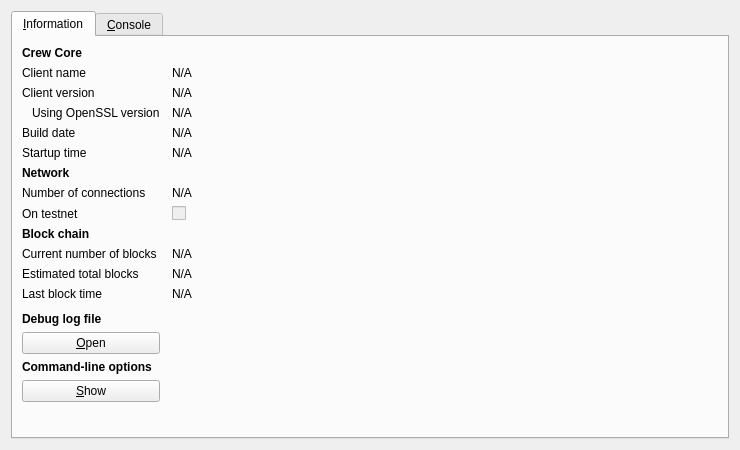
<?xml version="1.0" encoding="UTF-8"?>
<ui version="4.0">
 <class>RPCConsole</class>
 <widget class="QDialog" name="RPCConsole">
  <property name="geometry">
   <rect>
    <x>0</x>
    <y>0</y>
    <width>740</width>
    <height>450</height>
   </rect>
  </property>
  <property name="windowTitle">
   <string>Crew - Debug window</string>
  </property>
  <layout class="QVBoxLayout" name="verticalLayout_2">
   <item>
    <widget class="QTabWidget" name="tabWidget">
     <property name="currentIndex">
      <number>0</number>
     </property>
     <widget class="QWidget" name="tab_info">
      <attribute name="title">
       <string>&amp;Information</string>
      </attribute>
      <layout class="QGridLayout" name="gridLayout" columnstretch="0,1">
       <property name="horizontalSpacing">
        <number>12</number>
       </property>
       <item row="0" column="0">
        <widget class="QLabel" name="label_9">
         <property name="font">
          <font>
           <weight>75</weight>
           <bold>true</bold>
          </font>
         </property>
         <property name="text">
          <string>Crew Core</string>
         </property>
        </widget>
       </item>
       <item row="1" column="0">
        <widget class="QLabel" name="label_5">
         <property name="text">
          <string>Client name</string>
         </property>
        </widget>
       </item>
       <item row="1" column="1">
        <widget class="QLabel" name="clientName">
         <property name="cursor">
          <cursorShape>IBeamCursor</cursorShape>
         </property>
         <property name="text">
          <string>N/A</string>
         </property>
         <property name="textFormat">
          <enum>Qt::PlainText</enum>
         </property>
         <property name="textInteractionFlags">
          <set>Qt::LinksAccessibleByMouse|Qt::TextSelectableByKeyboard|Qt::TextSelectableByMouse</set>
         </property>
        </widget>
       </item>
       <item row="2" column="0">
        <widget class="QLabel" name="label_6">
         <property name="text">
          <string>Client version</string>
         </property>
        </widget>
       </item>
       <item row="2" column="1">
        <widget class="QLabel" name="clientVersion">
         <property name="cursor">
          <cursorShape>IBeamCursor</cursorShape>
         </property>
         <property name="text">
          <string>N/A</string>
         </property>
         <property name="textFormat">
          <enum>Qt::PlainText</enum>
         </property>
         <property name="textInteractionFlags">
          <set>Qt::LinksAccessibleByMouse|Qt::TextSelectableByKeyboard|Qt::TextSelectableByMouse</set>
         </property>
        </widget>
       </item>
       <item row="3" column="0">
        <widget class="QLabel" name="label_14">
         <property name="text">
          <string>Using OpenSSL version</string>
         </property>
         <property name="indent">
          <number>10</number>
         </property>
        </widget>
       </item>
       <item row="3" column="1">
        <widget class="QLabel" name="openSSLVersion">
         <property name="cursor">
          <cursorShape>IBeamCursor</cursorShape>
         </property>
         <property name="text">
          <string>N/A</string>
         </property>
         <property name="textFormat">
          <enum>Qt::PlainText</enum>
         </property>
         <property name="textInteractionFlags">
          <set>Qt::LinksAccessibleByMouse|Qt::TextSelectableByKeyboard|Qt::TextSelectableByMouse</set>
         </property>
        </widget>
       </item>
       <item row="4" column="0">
        <widget class="QLabel" name="label_12">
         <property name="text">
          <string>Build date</string>
         </property>
        </widget>
       </item>
       <item row="4" column="1">
        <widget class="QLabel" name="buildDate">
         <property name="cursor">
          <cursorShape>IBeamCursor</cursorShape>
         </property>
         <property name="text">
          <string>N/A</string>
         </property>
         <property name="textFormat">
          <enum>Qt::PlainText</enum>
         </property>
         <property name="textInteractionFlags">
          <set>Qt::LinksAccessibleByMouse|Qt::TextSelectableByKeyboard|Qt::TextSelectableByMouse</set>
         </property>
        </widget>
       </item>
       <item row="5" column="0">
        <widget class="QLabel" name="label_13">
         <property name="text">
          <string>Startup time</string>
         </property>
        </widget>
       </item>
       <item row="5" column="1">
        <widget class="QLabel" name="startupTime">
         <property name="cursor">
          <cursorShape>IBeamCursor</cursorShape>
         </property>
         <property name="text">
          <string>N/A</string>
         </property>
         <property name="textFormat">
          <enum>Qt::PlainText</enum>
         </property>
         <property name="textInteractionFlags">
          <set>Qt::LinksAccessibleByMouse|Qt::TextSelectableByKeyboard|Qt::TextSelectableByMouse</set>
         </property>
        </widget>
       </item>
       <item row="6" column="0">
        <widget class="QLabel" name="label_11">
         <property name="font">
          <font>
           <weight>75</weight>
           <bold>true</bold>
          </font>
         </property>
         <property name="text">
          <string>Network</string>
         </property>
        </widget>
       </item>
       <item row="7" column="0">
        <widget class="QLabel" name="label_7">
         <property name="text">
          <string>Number of connections</string>
         </property>
        </widget>
       </item>
       <item row="7" column="1">
        <widget class="QLabel" name="numberOfConnections">
         <property name="cursor">
          <cursorShape>IBeamCursor</cursorShape>
         </property>
         <property name="text">
          <string>N/A</string>
         </property>
         <property name="textFormat">
          <enum>Qt::PlainText</enum>
         </property>
         <property name="textInteractionFlags">
          <set>Qt::LinksAccessibleByMouse|Qt::TextSelectableByKeyboard|Qt::TextSelectableByMouse</set>
         </property>
        </widget>
       </item>
       <item row="8" column="0">
        <widget class="QLabel" name="label_8">
         <property name="text">
          <string>On testnet</string>
         </property>
        </widget>
       </item>
       <item row="8" column="1">
        <widget class="QCheckBox" name="isTestNet">
         <property name="enabled">
          <bool>false</bool>
         </property>
         <property name="text">
          <string/>
         </property>
        </widget>
       </item>
       <item row="9" column="0">
        <widget class="QLabel" name="label_10">
         <property name="font">
          <font>
           <weight>75</weight>
           <bold>true</bold>
          </font>
         </property>
         <property name="text">
          <string>Block chain</string>
         </property>
        </widget>
       </item>
       <item row="10" column="0">
        <widget class="QLabel" name="label_3">
         <property name="text">
          <string>Current number of blocks</string>
         </property>
        </widget>
       </item>
       <item row="10" column="1">
        <widget class="QLabel" name="numberOfBlocks">
         <property name="cursor">
          <cursorShape>IBeamCursor</cursorShape>
         </property>
         <property name="text">
          <string>N/A</string>
         </property>
         <property name="textFormat">
          <enum>Qt::PlainText</enum>
         </property>
         <property name="textInteractionFlags">
          <set>Qt::LinksAccessibleByMouse|Qt::TextSelectableByKeyboard|Qt::TextSelectableByMouse</set>
         </property>
        </widget>
       </item>
       <item row="11" column="0">
        <widget class="QLabel" name="label_4">
         <property name="text">
          <string>Estimated total blocks</string>
         </property>
        </widget>
       </item>
       <item row="11" column="1">
        <widget class="QLabel" name="totalBlocks">
         <property name="cursor">
          <cursorShape>IBeamCursor</cursorShape>
         </property>
         <property name="text">
          <string>N/A</string>
         </property>
         <property name="textFormat">
          <enum>Qt::PlainText</enum>
         </property>
         <property name="textInteractionFlags">
          <set>Qt::LinksAccessibleByMouse|Qt::TextSelectableByKeyboard|Qt::TextSelectableByMouse</set>
         </property>
        </widget>
       </item>
       <item row="12" column="0">
        <widget class="QLabel" name="label_2">
         <property name="text">
          <string>Last block time</string>
         </property>
        </widget>
       </item>
       <item row="12" column="1">
        <widget class="QLabel" name="lastBlockTime">
         <property name="cursor">
          <cursorShape>IBeamCursor</cursorShape>
         </property>
         <property name="text">
          <string>N/A</string>
         </property>
         <property name="textFormat">
          <enum>Qt::PlainText</enum>
         </property>
         <property name="textInteractionFlags">
          <set>Qt::LinksAccessibleByMouse|Qt::TextSelectableByKeyboard|Qt::TextSelectableByMouse</set>
         </property>
        </widget>
       </item>
       <item row="13" column="0">
        <spacer name="verticalSpacer_2">
         <property name="orientation">
          <enum>Qt::Vertical</enum>
         </property>
         <property name="sizeHint" stdset="0">
          <size>
           <width>20</width>
           <height>20</height>
          </size>
         </property>
        </spacer>
       </item>
       <item row="14" column="0">
        <widget class="QLabel" name="labelDebugLogfile">
         <property name="font">
          <font>
           <weight>75</weight>
           <bold>true</bold>
          </font>
         </property>
         <property name="text">
          <string>Debug log file</string>
         </property>
        </widget>
       </item>
       <item row="15" column="0">
        <widget class="QPushButton" name="openDebugLogfileButton">
         <property name="toolTip">
          <string>Open the Crew debug log file from the current data directory. This can take a few seconds for large log files.</string>
         </property>
         <property name="text">
          <string>&amp;Open</string>
         </property>
         <property name="autoDefault">
          <bool>false</bool>
         </property>
        </widget>
       </item>
       <item row="16" column="0">
        <widget class="QLabel" name="labelCLOptions">
         <property name="font">
          <font>
           <weight>75</weight>
           <bold>true</bold>
          </font>
         </property>
         <property name="text">
          <string>Command-line options</string>
         </property>
        </widget>
       </item>
       <item row="17" column="0">
        <widget class="QPushButton" name="showCLOptionsButton">
         <property name="toolTip">
          <string>Show the Crew-Qt help message to get a list with possible Crew command-line options.</string>
         </property>
         <property name="text">
          <string>&amp;Show</string>
         </property>
         <property name="autoDefault">
          <bool>false</bool>
         </property>
        </widget>
       </item>
       <item row="18" column="0">
        <spacer name="verticalSpacer">
         <property name="orientation">
          <enum>Qt::Vertical</enum>
         </property>
         <property name="sizeHint" stdset="0">
          <size>
           <width>20</width>
           <height>40</height>
          </size>
         </property>
        </spacer>
       </item>
      </layout>
     </widget>
     <widget class="QWidget" name="tab_console">
      <attribute name="title">
       <string>&amp;Console</string>
      </attribute>
      <layout class="QVBoxLayout" name="verticalLayout_3">
       <property name="spacing">
        <number>3</number>
       </property>
       <item>
        <widget class="QTextEdit" name="messagesWidget">
         <property name="minimumSize">
          <size>
           <width>0</width>
           <height>100</height>
          </size>
         </property>
         <property name="readOnly">
          <bool>true</bool>
         </property>
         <property name="tabKeyNavigation" stdset="0">
          <bool>false</bool>
         </property>
         <property name="columnCount" stdset="0">
          <number>2</number>
         </property>
        </widget>
       </item>
       <item>
        <layout class="QHBoxLayout" name="horizontalLayout">
         <property name="spacing">
          <number>3</number>
         </property>
         <item>
          <widget class="QLabel" name="label">
           <property name="text">
            <string notr="true">&gt;</string>
           </property>
          </widget>
         </item>
         <item>
          <widget class="QLineEdit" name="lineEdit"/>
         </item>
         <item>
          <widget class="QPushButton" name="clearButton">
           <property name="maximumSize">
            <size>
             <width>24</width>
             <height>24</height>
            </size>
           </property>
           <property name="toolTip">
            <string>Clear console</string>
           </property>
           <property name="text">
            <string/>
           </property>
           <property name="icon">
            <iconset resource="../bitcoin.qrc">
             <normaloff>:/icons/remove</normaloff>:/icons/remove</iconset>
           </property>
           <property name="shortcut">
            <string notr="true">Ctrl+L</string>
           </property>
           <property name="autoDefault">
            <bool>false</bool>
           </property>
          </widget>
         </item>
        </layout>
       </item>
      </layout>
     </widget>
    </widget>
   </item>
  </layout>
 </widget>
 <resources>
  <include location="../bitcoin.qrc"/>
 </resources>
 <connections/>
</ui>
